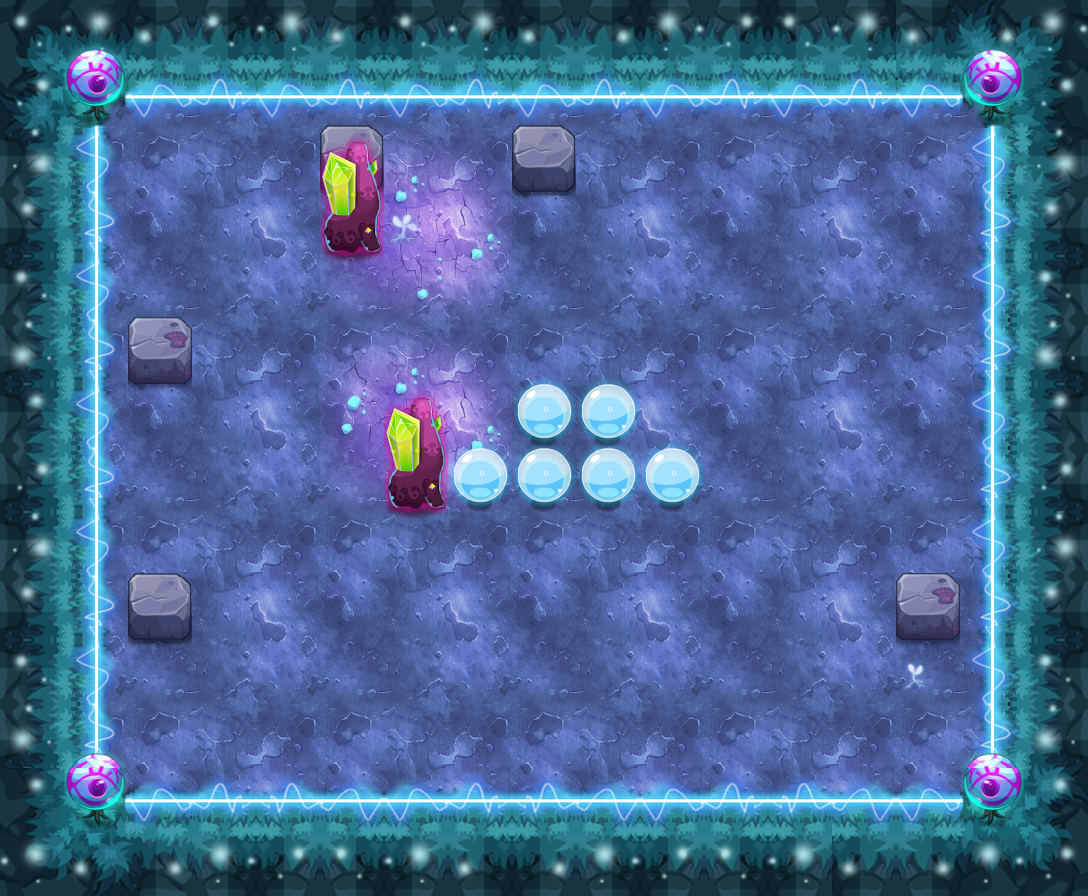

Below is a game level as drawn by its tile map, then a one-line description and the .tmx that defines it (tile-layer data replaced by summaries):
An orthogonal 17x14 tile map with 64x64 px tiles, 13 tile layers (PASS, 块层 2, 块层 15, 块层 13, ...) and 10 objects (6x TRAP, 3x yhwl2, PLAYER).

<map version="1.0" orientation="orthogonal" width="17" height="14" tilewidth="64" tileheight="64">
 <properties>
  <property name="DESTRY1" value="27" />
  <property name="DESTRY2" value="39" />
  <property name="DESTRY_COUNT" value="2" />
  <property name="EXP" value="1430" />
  <property name="ITEM" value="D057" />
  <property name="LOSE_SCRIPT" value="" />
  <property name="MONEY" value="2145" />
  <property name="START_SCRIPT" value="" />
  <property name="WIN_SCRIPT" value="" />
 </properties>
 <tileset firstgid="1" name="ysmg" tilewidth="64" tileheight="64">
  <image source="ysmg-hd.png" width="960" height="1070" />
 </tileset>
 <layer name="PASS" width="17" height="14">
  <data>[238 cells, 121 non-empty, 10 distinct tile ids]</data>
 </layer>
 <layer name="块层 2" width="17" height="14">
  <data>[238 cells, 238 non-empty, 26 distinct tile ids]</data>
 </layer>
 <layer name="块层 15" width="17" height="14">
  <data>[238 cells, 65 non-empty, 6 distinct tile ids]</data>
 </layer>
 <layer name="块层 13" width="17" height="14">
  <data>[238 cells, 52 non-empty, 6 distinct tile ids]</data>
 </layer>
 <layer name="块层 3" width="17" height="14">
  <data>[238 cells, 11 non-empty, 4 distinct tile ids]</data>
 </layer>
 <layer name="块层 6" width="17" height="14">
  <data>[238 cells, 13 non-empty, 4 distinct tile ids]</data>
 </layer>
 <layer name="SHELTER 11" width="17" height="14">
  <data>[238 cells, 2 non-empty, 1 distinct tile ids]</data>
 </layer>
 <layer name="SHELTER 8" width="17" height="14">
  <data>[238 cells, 2 non-empty, 2 distinct tile ids]</data>
 </layer>
 <layer name="SHELTER 6" width="17" height="14">
  <data>[238 cells, 5 non-empty, 2 distinct tile ids]</data>
 </layer>
 <layer name="SHELTER 5" width="17" height="14">
  <data>[238 cells, 2 non-empty, 1 distinct tile ids]</data>
 </layer>
 <layer name="SHELTER 4" width="17" height="14">
  <data>[238 cells, 1 non-empty, 1 distinct tile ids]</data>
 </layer>
 <layer name="SHELTER 2" width="17" height="14">
  <data>[238 cells, 1 non-empty, 1 distinct tile ids]</data>
 </layer>
 <layer name="SHELTER 1" width="17" height="14">
  <data>[238 cells, 2 non-empty, 1 distinct tile ids]</data>
 </layer>
 <objectgroup name="对象层 1" width="34" height="28">
  <object name="PLAYER" type="PLAYER" x="128" y="128" width="64" height="64" />
  <object name="yhwl2" x="512" y="576" width="64" height="64">
   <properties>
    <property name="lua_ai" value="monster_yhwl_ai" />
    <property name="quality" value="yhwl2.quality" />
   </properties>
  </object>
  <object name="xy1" type="TRAP" x="256" y="576" width="64" height="64">
   <properties>
    <property name="lua_ai" value="trap_mire_ai" />
    <property name="trap_sh" value="0.1" />
    <property name="trap_sw" value="0.1" />
   </properties>
  </object>
  <object name="bh1" type="TRAP" x="256" y="576" width="64" height="64">
   <properties>
    <property name="trap_ani" value="black_hole.actor" />
    <property name="trap_floor" value="true" />
    <property name="trap_id" value="2" />
    <property name="trap_sh" value="0.1" />
    <property name="trap_sw" value="0.1" />
   </properties>
  </object>
  <object name="xy1" type="TRAP" x="512" y="256" width="64" height="64">
   <properties>
    <property name="lua_ai" value="trap_mire_ai" />
    <property name="trap_sh" value="0.1" />
    <property name="trap_sw" value="0.1" />
   </properties>
  </object>
  <object name="bh1" type="TRAP" x="512" y="256" width="64" height="64">
   <properties>
    <property name="trap_ani" value="black_hole.actor" />
    <property name="trap_floor" value="true" />
    <property name="trap_id" value="2" />
    <property name="trap_sh" value="0.1" />
    <property name="trap_sw" value="0.1" />
   </properties>
  </object>
  <object name="xy1" type="TRAP" x="768" y="576" width="64" height="64">
   <properties>
    <property name="lua_ai" value="trap_mire_ai" />
    <property name="trap_sh" value="0.1" />
    <property name="trap_sw" value="0.1" />
   </properties>
  </object>
  <object name="bh1" type="TRAP" x="768" y="576" width="64" height="64">
   <properties>
    <property name="trap_ani" value="black_hole.actor" />
    <property name="trap_floor" value="true" />
    <property name="trap_id" value="2" />
    <property name="trap_sh" value="0.1" />
    <property name="trap_sw" value="0.1" />
   </properties>
  </object>
  <object name="yhwl2" x="768" y="384" width="64" height="64">
   <properties>
    <property name="lua_ai" value="monster_yhwl_ai" />
    <property name="quality" value="yhwl2.quality" />
   </properties>
  </object>
  <object name="yhwl2" x="832" y="256" width="64" height="64">
   <properties>
    <property name="lua_ai" value="monster_yhwl_ai" />
    <property name="quality" value="yhwl2.quality" />
   </properties>
  </object>
 </objectgroup>
</map>
